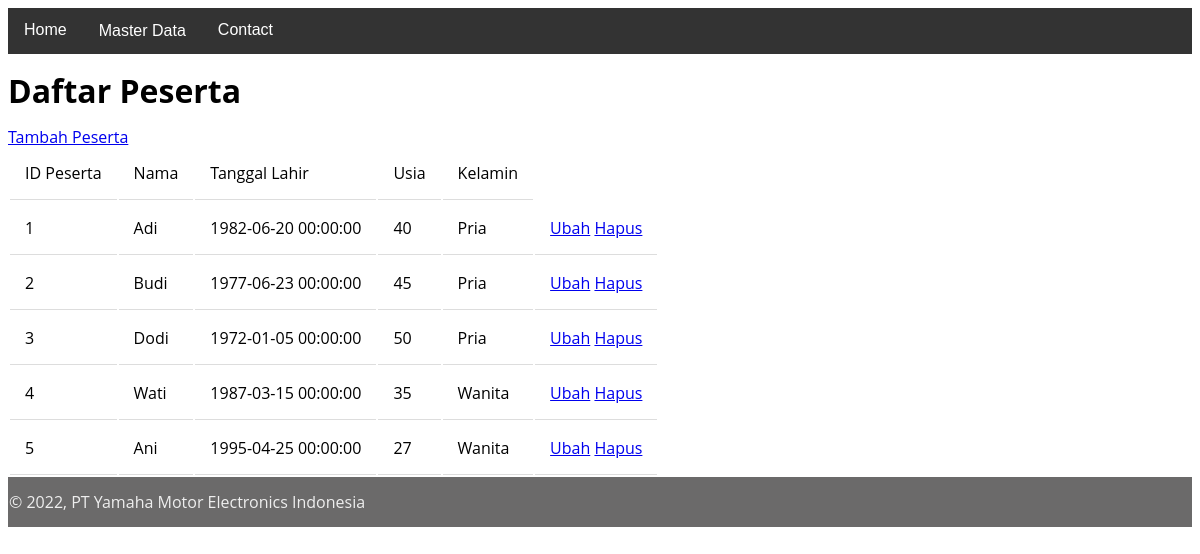
Screenshot of /training/list_peserta.php with the database file from the repository.
### tables this page shows
CREATE TABLE `peserta` (
  `id` int(11) NOT NULL,
  `nama` varchar(50) NOT NULL,
  `tanggalLahir` datetime NOT NULL,
  `usia` int(11) NOT NULL DEFAULT 17,
  `kelamin` varchar(6) NOT NULL,
  `isMenikah` tinyint(1) DEFAULT NULL
);

### training/list_peserta.php (the view)
<?php require('header.php');
include("koneksi.php");
$strQuery = " SELECT * FROM peserta; ";
$query = mysqli_query($conTraining, $strQuery) or die(mysqli_error());
?>
<h1>Daftar Peserta</h1>
	<tr>
	    <a href="peserta_add.php?id=">Tambah Peserta</a>
	</tr>
	<table class="table">
		<tr>
			<td>ID Peserta</td>
			<td>Nama</td>
			<td>Tanggal Lahir</td>
			<td>Usia</td>
			<td>Kelamin</td>
		</tr>
		<?php
		while ($data = mysqli_fetch_array($query)) {
			$id = $data["id"];
			$nama = $data["nama"];
			$tanggalLahir = $data["tanggalLahir"];
			$usia = $data["usia"];
			$kelamin = $data["kelamin"];
		?>
		<tr>
			<td><?php echo $id; ?></td>
			<td><?php echo $nama; ?></td>
			<td><?php echo $tanggalLahir; ?></td>
			<td><?php echo $usia; ?></td>
			<td><?php echo $kelamin; ?></td>
			<td>
                 <a href="ubahPeserta.php?id=<?= $data['id'];?>">Ubah</a>
                 <a href="hapusPeserta.php?id=<?= $data['id'];?>">Hapus</a>
            </td>
		</tr>
		<?php } ?>
	</table>
<?php require('footer.php');

### training/header.php (shortened to what this page needs)
<DOCTYPE html>
<html lang="en">
<head>
    <link href="assets\styles\main.css" rel="stylesheet" type="text/css" />
</head>
<body>
<div class="navbar">
  <a href="/training">Home</a>
  <div class="dropdown">
    <button class="dropbtn">Master Data
    </button>
  </div>
    <a href="kontak.php">Contact</a>
</div>

### training/footer.php
    <footer>
        <p>&copy; 2022, PT Yamaha Motor Electronics Indonesia</p>
    </footer>
</body>
</html>

### training/assets/styles/main.css (style rules this page uses)
body { line-height:1; font-size:100%; font-family:'Open Sans', sans-serif; }
td { border-bottom: 1px solid #ddd; padding: 15px; text-align: left; }
footer { clear:both; background-color:#6b6a6a; padding: 1px; color:#eee; }
.navbar { overflow: hidden; background-color: #333; font-family: Arial; }
.navbar a { float: left; font-size: 16px; color: white; text-align: center; padding: 14px 16px; text-decoration: none; }
.dropdown { float: left; overflow: hidden; }
.dropdown .dropbtn { font-size: 16px; border: none; outline: none; color: white; padding: 14px 16px; background-color: inherit; font-family: inherit; margin: 0; }

### rows the page displays
peserta: id "1", nama "Adi", tanggalLahir "1982-06-20 00:00:00", usia "40", kelamin "Pria"
peserta: id "2", nama "Budi", tanggalLahir "1977-06-23 00:00:00", usia "45", kelamin "Pria"
peserta: id "3", nama "Dodi", tanggalLahir "1972-01-05 00:00:00", usia "50", kelamin "Pria"
peserta: id "4", nama "Wati", tanggalLahir "1987-03-15 00:00:00", usia "35", kelamin "Wanita"
peserta: id "5", nama "Ani", tanggalLahir "1995-04-25 00:00:00", usia "27", kelamin "Wanita"
